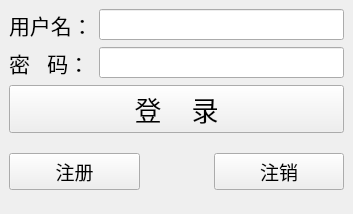
<?xml version="1.0" encoding="UTF-8"?>
<ui version="4.0">
 <class>TcpClient</class>
 <widget class="QMainWindow" name="TcpClient">
  <property name="geometry">
   <rect>
    <x>0</x>
    <y>0</y>
    <width>353</width>
    <height>208</height>
   </rect>
  </property>
  <property name="windowTitle">
   <string>TcpClient</string>
  </property>
  <widget class="QWidget" name="centralwidget">
   <layout class="QVBoxLayout" name="verticalLayout">
    <item>
     <layout class="QGridLayout" name="gridLayout">
      <item row="1" column="1">
       <widget class="QLineEdit" name="pwd_le">
        <property name="font">
         <font>
          <pointsize>14</pointsize>
          <italic>false</italic>
          <bold>false</bold>
         </font>
        </property>
        <property name="echoMode">
         <enum>QLineEdit::Password</enum>
        </property>
       </widget>
      </item>
      <item row="0" column="1">
       <widget class="QLineEdit" name="name_le">
        <property name="enabled">
         <bool>true</bool>
        </property>
        <property name="minimumSize">
         <size>
          <width>200</width>
          <height>30</height>
         </size>
        </property>
        <property name="font">
         <font>
          <pointsize>14</pointsize>
          <italic>false</italic>
          <bold>false</bold>
         </font>
        </property>
       </widget>
      </item>
      <item row="1" column="0">
       <widget class="QLabel" name="pwd_lab">
        <property name="sizePolicy">
         <sizepolicy hsizetype="Fixed" vsizetype="Fixed">
          <horstretch>0</horstretch>
          <verstretch>0</verstretch>
         </sizepolicy>
        </property>
        <property name="font">
         <font>
          <pointsize>16</pointsize>
          <italic>false</italic>
          <bold>false</bold>
         </font>
        </property>
        <property name="text">
         <string>密   码：</string>
        </property>
       </widget>
      </item>
      <item row="0" column="0">
       <widget class="QLabel" name="name_lab">
        <property name="enabled">
         <bool>true</bool>
        </property>
        <property name="sizePolicy">
         <sizepolicy hsizetype="Fixed" vsizetype="Fixed">
          <horstretch>0</horstretch>
          <verstretch>0</verstretch>
         </sizepolicy>
        </property>
        <property name="font">
         <font>
          <pointsize>16</pointsize>
          <italic>false</italic>
          <bold>false</bold>
         </font>
        </property>
        <property name="text">
         <string>用户名：</string>
        </property>
       </widget>
      </item>
     </layout>
    </item>
    <item>
     <widget class="QPushButton" name="login_pb">
      <property name="font">
       <font>
        <pointsize>20</pointsize>
        <italic>false</italic>
        <bold>false</bold>
       </font>
      </property>
      <property name="text">
       <string>登    录</string>
      </property>
     </widget>
    </item>
    <item>
     <layout class="QHBoxLayout" name="horizontalLayout">
      <item>
       <widget class="QPushButton" name="regist_pb">
        <property name="font">
         <font>
          <pointsize>14</pointsize>
          <italic>false</italic>
          <bold>false</bold>
         </font>
        </property>
        <property name="text">
         <string>注册</string>
        </property>
       </widget>
      </item>
      <item>
       <spacer name="horizontalSpacer">
        <property name="orientation">
         <enum>Qt::Horizontal</enum>
        </property>
        <property name="sizeType">
         <enum>QSizePolicy::Fixed</enum>
        </property>
        <property name="sizeHint" stdset="0">
         <size>
          <width>68</width>
          <height>66</height>
         </size>
        </property>
       </spacer>
      </item>
      <item>
       <widget class="QPushButton" name="cancel_pb">
        <property name="font">
         <font>
          <pointsize>14</pointsize>
          <italic>false</italic>
          <bold>false</bold>
         </font>
        </property>
        <property name="text">
         <string>注销</string>
        </property>
       </widget>
      </item>
     </layout>
    </item>
   </layout>
  </widget>
 </widget>
 <resources/>
 <connections/>
</ui>
